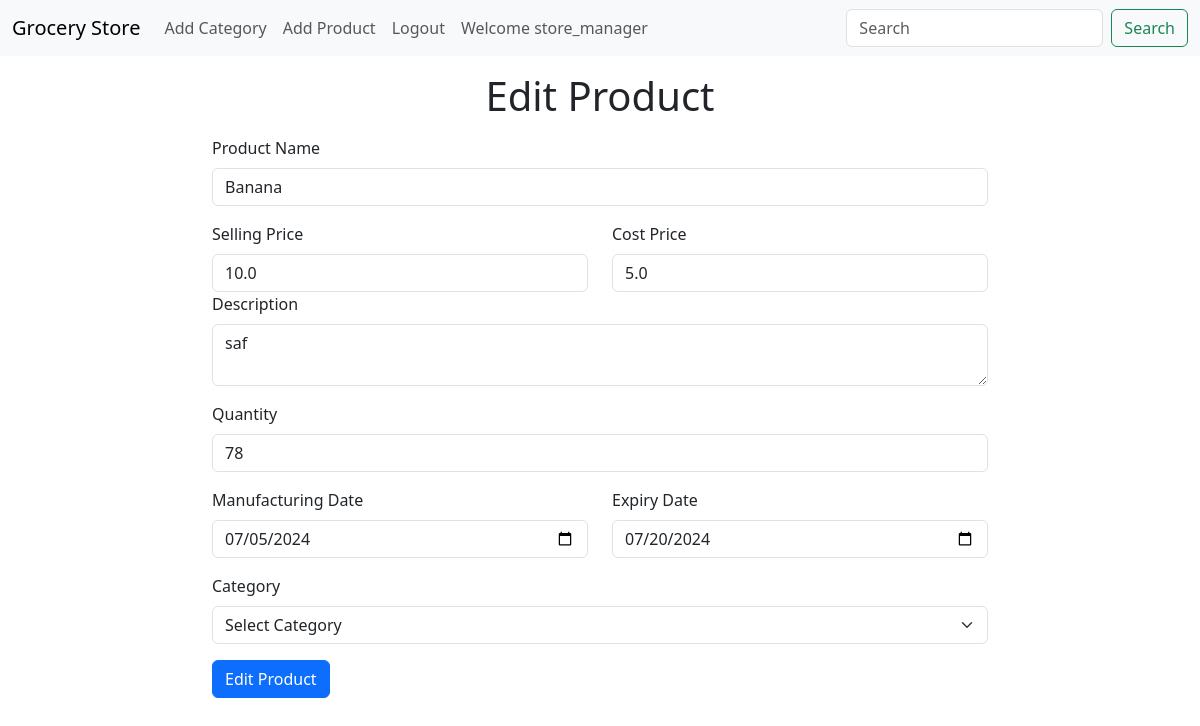
/edit_product/1 (signed in), run on an earlier commit of the app's database.
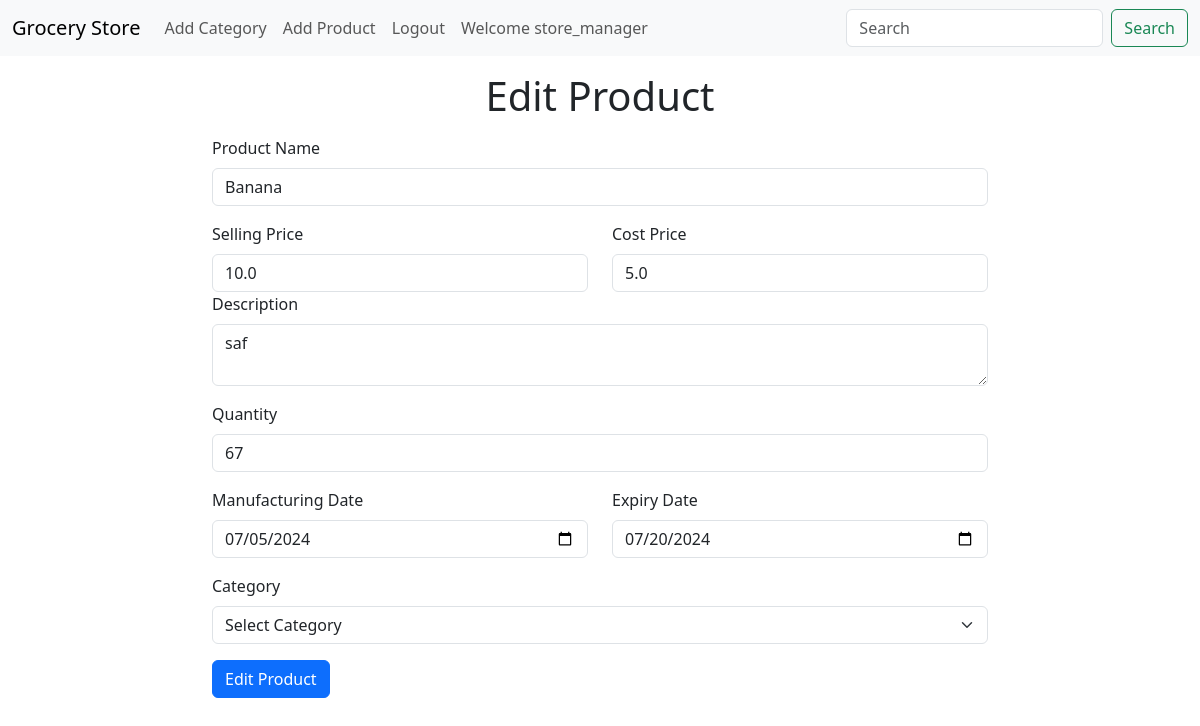
And on a later commit of the database.
### application/model.py (models this page shows, shortened)
class Products(db.Model):
    id = db.Column(db.Integer, primary_key=True, autoincrement=True)
    name = db.Column(db.String(80), unique=True, nullable=False)
    description = db.Column(db.String(255), nullable=True)
    selling_price = db.Column(db.Float, nullable=False)
    cost_price = db.Column(db.Float, nullable=False)
    manufacturing_date = db.Column(db.Date, nullable=True)
    expiry_date = db.Column(db.Date, nullable=True)
    stock = db.Column(db.Integer, nullable=False)
    category_id = db.Column(db.Integer, db.ForeignKey('categories.id'))

### application/routes.py (the view, shortened to what this page needs)
@app.route('/edit_product/<int:id>', methods=['GET', 'POST'])
def edit_product(id):
    if session['role'] != 'store_manager':
        flash('You are not authorized to edit product')
        return redirect(url_for('index'))
    if request.method == 'GET':
        product = Products.query.get(id)
        categories = Categories.query.all()
        if not product:
            flash('Product not found')
            return redirect(url_for('index'))
        return render_template('edit_product.html',product = product, categories = categories)

### templates/edit_product.html (shortened to what this page needs)
{% extends 'base_withNav.html' %}
{% block content %}
<div class="container-fluid col-8 align-center">
    <h1 class="text-center m-3">Edit Product</h1>
    <form method="POST" action={{"/edit_product/" + product.id | string }} >
        <div class="mb-3">
            <label for="product_name" class="form-label">Product Name</label>
            <input type="text" class="form-control" id="product_name" value={{product.name}} name="product_name" required>
        </div>
        <div class="row mb=3">
            <div class="col-6">
                <label for="selling_price" class="form-label">Selling Price</label>
                <input type="number" class="form-control" id="selling_price" value={{product.selling_price}} name="selling_price" required>
            </div>
            <div class="col-6">
                <label for="cost_price" class="form-label">Cost Price</label>
                <input type="number" class="form-control" id="cost_price" value={{product.cost_price}} name="cost_price" required>
            </div>
        </div>
        <div class="mb-3">
            <label for="description" class="form-label">Description</label>
            <textarea class="form-control" id="description" name="description" required>{{product.description}}</textarea>
        </div>
        <div class="mb-3">
            <label for="quantity" class="form-label">Quantity</label>
            <input type="number" class="form-control" id="quantity" name="quantity" value={{product.stock}} required>
        </div>
        <div class="row mb-3">
            <div class="col-6">
                <label for="mfg_date" class="form-label">Manufacturing Date</label>
                <input type="date" class="form-control" id="mfg_date" name="mfg_date" value={{product.manufacturing_date}} required>
            </div>
            <div class="col-6">
                <label for="expiry_date" class="form-label">Expiry Date</label>
                <input type="date" class="form-control" id="expiry_date" name="expiry_date" value={{product.expiry_date}} required>
            </div>
        </div>
        <div>
            <label for="category" class="form-label">Category</label>
            <select class="form-select" id="category" name="category" required>
                <option value="">Select Category</option>
            </select>
        </div>
        <button type="submit" class="btn btn-primary mt-3">Edit  Product</button>
    </form>
</div>
{% endblock content %}

What changed in the data, as far as the page shows it:
changed Products "saf": product_name (not shown) → "Banana"; quantity "78" → "67"
Also different on the page:
form field product_name: "Banana" → (not shown)
